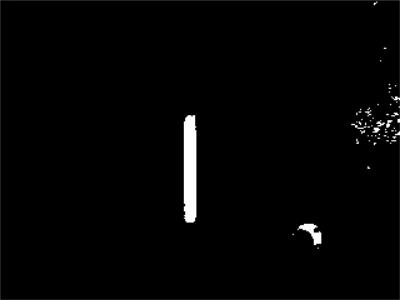
#> input picture 21-直线检测/直线检测/250.jpg, 400 x 300 px
$ python '直线检测.py'
#> lines starting #> are read from the running program, lines starting #| are printed output that depends on the picture; after the words box and inside, x2 and y2 are one past the last pixel; in counts of white or black regions, pixels touching at a corner belong together
#> further down, src is the input picture: shape (300, 400, 3); min 0, max 255, mean 4.3
import cv2 as cv
import numpy as np


# 霍夫直线检测(基于图像边缘检测)(通过坐标之间的转化求得)(画直线)
def line_detestion_demo(image):
    gray = cv.cvtColor(image, cv.COLOR_BGR2GRAY)
    edges = cv.Canny(gray, 50, 150, apertureSize=3)  # Sobel 算子内核大小
    lines = cv.HoughLines(edges, 1, np.pi/180, 200)  # (累加平面的阈值参数) 返回 极坐标系下的角度、长度
    for line in lines:
        print(type(line))
        rho, theta = line[0]
        a = np.cos(theta)
        b = np.sin(theta)
        x0 = a * rho
        y0 = b * rho

        x1 = int(x0 + 1000 * (-b))  # 计算直线上两点坐标(源码求法)
        y1 = int(y0 + 1000 * a)
        x2 = int(x0 - 1000 * (-b))
        y2 = int(y0 - 1000 * a)
        cv.line(image, (x1, y1), (x2, y2), (0, 0, 255), 2)
    cv.imshow("image_lines", image)


# 霍夫直线检测(基于图像边缘检测)(直接调用API求得)(常用)(画线段)
def line_detect_possible_demo(image):
    gray = cv.cvtColor(image, cv.COLOR_BGR2GRAY)
    edges = cv.Canny(gray, 50, 150, apertureSize=3)  # Sobel 算子内核大小
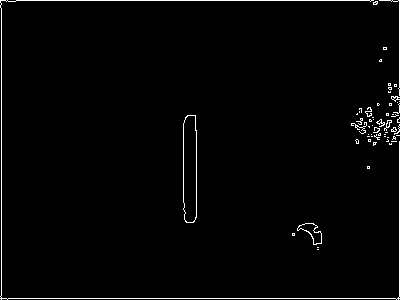
#> edges: shape (300, 400); 1.8% white in thin lines or dots
    lines = cv.HoughLinesP(edges, 1, np.pi/180, 75, minLineLength=20, maxLineGap=5)
#> lines = [[0, 298, 399, 298], [16, 0, 399, 0], [1, 299, 1, 0], [399, 296, 399, 1], [196, 217, 196, 130], [183, 209, 183, 123]]
    for line in lines:
        print(type(line))
        x1, y1, x2, y2 = line[0]
        cv.line(image, (x1, y1), (x2, y2), (0, 0, 255), 2)
#> this loop made 6 passes
#| <class 'numpy.ndarray'>
#| <class 'numpy.ndarray'>
#| <class 'numpy.ndarray'>
#| <class 'numpy.ndarray'>
#| <class 'numpy.ndarray'>
#| <class 'numpy.ndarray'>
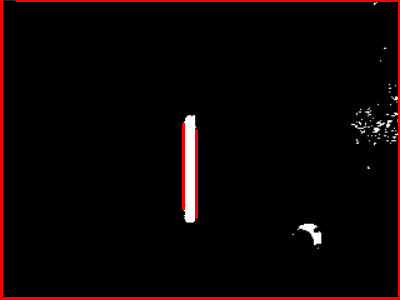
#> image: shape (300, 400, 3); 3.32% of pixels changed, all inside (x1, y1, x2, y2) = (0, 0, 400, 300)
    cv.imshow("line_detect_demo", image)


print("--------Hello-----------")
cv.namedWindow("image", cv.WINDOW_AUTOSIZE)
src = cv.imread("250.jpg")
cv.imshow("image", src)

line_detect_possible_demo(src)

cv.waitKey(0)
#> (the run stopped early here; a loop or call above may not have finished)
